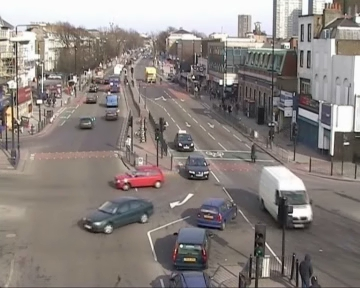
%> input picture Homework6/img1.jpg, 360 x 288 px
$ octave HW6j.m   (GNU Octave 9; MATLAB toolbox functions it lacks are replaced by stand-ins)
%> lines starting %> are read from the running program, lines starting %| are printed output that depends on the picture
### Homework6/circular_neighbours.m
function [ X ] = circular_neighbours(Im , x, y, radius )
%CIRCULAR_NEIGHBOURS Summary of this function goes here
%   Detailed explanation goes here
    start_col = int32(x-radius);
    start_row = int32(y-radius);
    end_col = int32(x+radius);
    end_row = int32(y+radius);
    X = zeros(1,5);
    count = 1;
    for r=start_row:end_row
        for c=start_col:end_col
            if(r<1 || c<1)
                continue;
            end
            distance = euclidean_distance(double(c),double(r),x,y);
            if(distance > radius)
                continue;
            end
            X(count,1) = c;
            X(count,2) = r;
            X(count,3) = Im(r,c,1);
            X(count,4) = Im(r,c,2);
            X(count,5) = Im(r,c,3);
            count = count+1;
        end
    end
end

### Homework6/colorHistogram.m
function [ color_hist ]  = colorHistogram(X , bins, x, y, h)
% [20 lines of commented-out code are left out]
        colorCube = zeros(bins,bins,bins);
        sum = 0;
        [n, ~] = size(X);
        for i = 1:n
            curX = X(i,1);
            curY = X(i,2);
            curR = X(i,3);
            curG = X(i,4);
            curB = X(i,5);
            r = ((sqrt((curX-x)^2 + (curY-y)^2))/h)^2;
            if(r<1)
                kr = 1-r;
            else
                kr = 0;
            end
            rbin = floor(curR/bins) + 1;
            gbin = floor(curG/bins) + 1;
            bbin = floor(curB/bins) + 1;
            colorCube(rbin, gbin, bbin) = colorCube(rbin, gbin, bbin) + kr;
            sum = sum + kr;
        end
        color_hist = colorCube/sum;
end

### Homework6/meanshiftWeights.m
function [ weights ] = meanshiftWeights(X, q_model, p_test )
% [13 lines of commented-out code are left out]


    [n,~] = size(X);
    weights = zeros([1,n]);
    for i = 1:n
        rbin = floor(X(i,3)/16)+1;
        gbin = floor(X(i,4)/16)+1;
        bbin = floor(X(i,5)/16)+1;
        if(p_test(rbin,gbin,bbin) ~= 0)
            weights(i) = weights(i) + sqrt(q_model(rbin,gbin,bbin)/p_test(rbin,gbin,bbin));
        end
    end
end

### Homework6/HW6j.m
%Problem 5
Im1 = double(imread('img1.jpg'));
Im2 = double(imread('img2.jpg'));
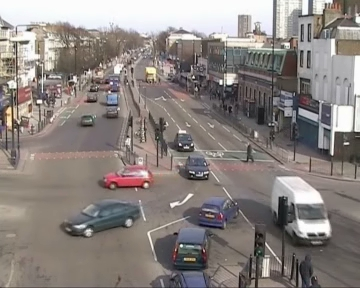
%> input picture Homework6/img2.jpg, 360 x 288 px

radius = 25;
x0 = 150;
y0 = 175;

bins = 16;
h = 25;

qX = circular_neighbours(Im1, x0, y0, radius);
%> after the loop in circular_neighbours, `for r=start_row:end_row`: X = 1961 rows, first 8: [150 150 189 160 152; 143 151 189 166 158; 144 151 184 162 151; 145 151 172 148 138; 146 151 172 148 138; 147 151 174 150 140; 148 151 183 156 147; 149 151 187 160 151]; count = 1962
%> qX has the same summary as X in circular_neighbours
qmodel = colorHistogram(qX, bins, x0, y0, h);
%> the loop in colorHistogram, `for i = 1:n` made 1961 passes
%> (curX, curY, curR, curG, curB, r, kr, rbin) on passes 3 to 14: (144, 151, 184, 162, 151, 0.979, 0.0208, 12), (145, 151, 172, 148, 138, 0.962, 0.0384, 11), (146, 151, 172, 148, 138, 0.947, 0.0528, 11), (147, 151, 174, 150, 140, 0.936, 0.064, 11), (148, 151, 183, 156, 147, 0.928, 0.072, 12), (149, 151, 187, 160, 151, 0.923, 0.0768, 12), (150, 151, 187, 158, 150, 0.922, 0.0784, 12), (151, 151, 188, 159, 151, 0.923, 0.0768, 12), (152, 151, 189, 160, 152, 0.928, 0.072, 12), (153, 151, 188, 161, 150, 0.936, 0.064, 12), (154, 151, 185, 161, 151, 0.947, 0.0528, 12), (155, 151, 183, 160, 152, 0.962, 0.0384, 12)
%> (curX, curY, curR, curG, curB, r, rbin, gbin) on pass 16: (157, 151, 150, 129, 124, 1, 10, 9)
%> after the loop in colorHistogram, `for i = 1:n`: kr = 0; sum = 981.6

iter = 1;
xprev = x0;
yprev = y0;

imagesc(Im1/255);
hold on
plot(xprev,yprev,'r*');
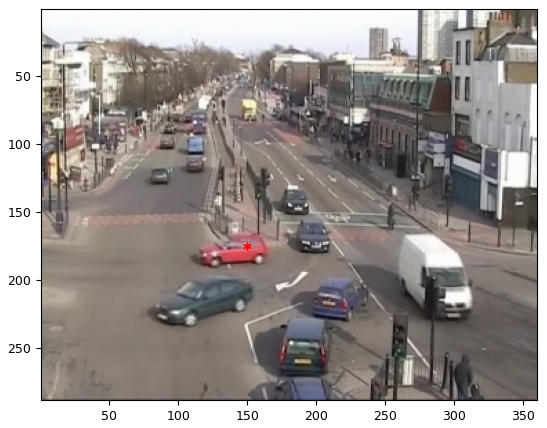
%> figure redrawn from the program's plot data
hold off

while iter <= 25
        pX = circular_neighbours(Im2, xprev, yprev, radius);
        pmodel = colorHistogram(pX, bins, xprev, yprev, h);
        xnew = 0;
        ynew = 0;
        nh = size(pX);
        w = meanshiftWeights(pX,qmodel,pmodel);
        denom = sum(w);
        for i = 1 : nh(1)
            xnew = (xnew + pX(i,1) * w(i));
            ynew = (ynew + pX(i,2) * w(i));
        end
        xprev = xnew/denom;
        yprev = ynew/denom;
        iter = iter + 1;
end
%> this loop made 25 passes
%> (start_col in circular_neighbours, end_col in circular_neighbours, denom, xprev, yprev) on passes 2 to 3: (124, 174, 1741.8, 147.5, 174.7), (123, 173, 1742, 146.6, 174.7)
%> (denom, xprev, yprev) on pass 1: (1720.3, 148.7, 174.8)
xprev
%> xprev = 137.7
yprev
%> yprev = 175.3
imagesc(Im2/255);
hold on
plot(xprev,yprev,'r*');
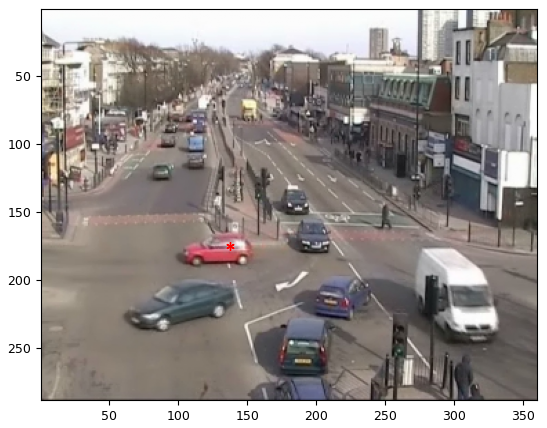
%> figure redrawn from the program's plot data
